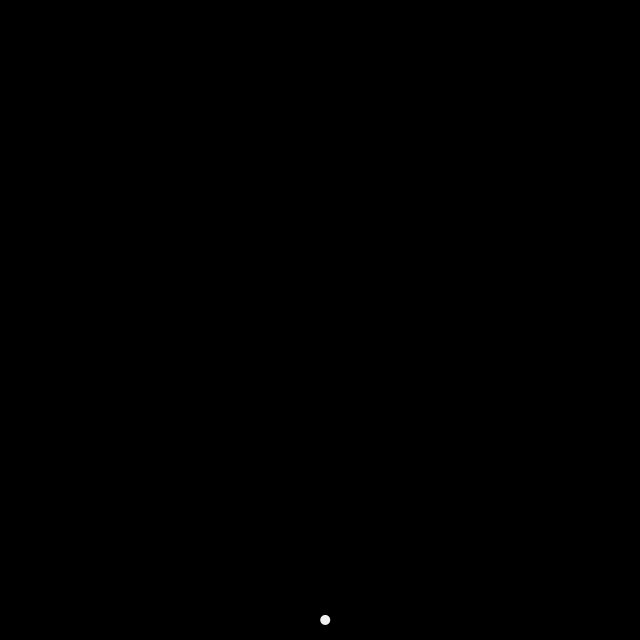
Frame 1 (no input)
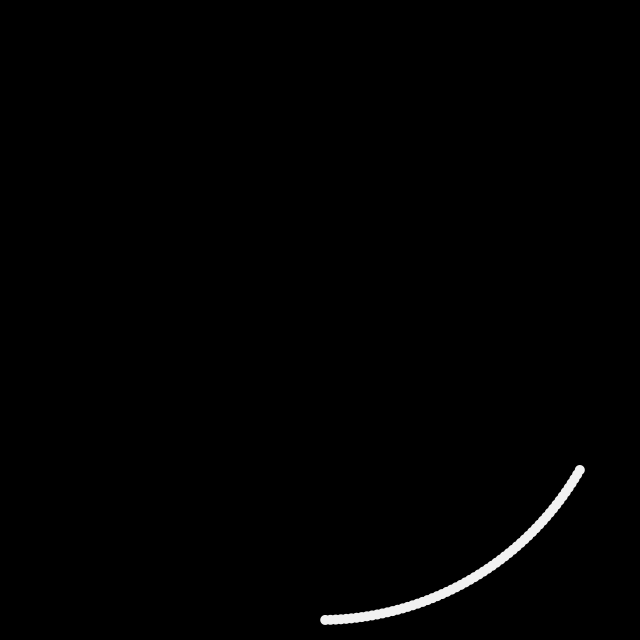
Frame 60 (the mouse pressed at the canvas centre just before this capture)
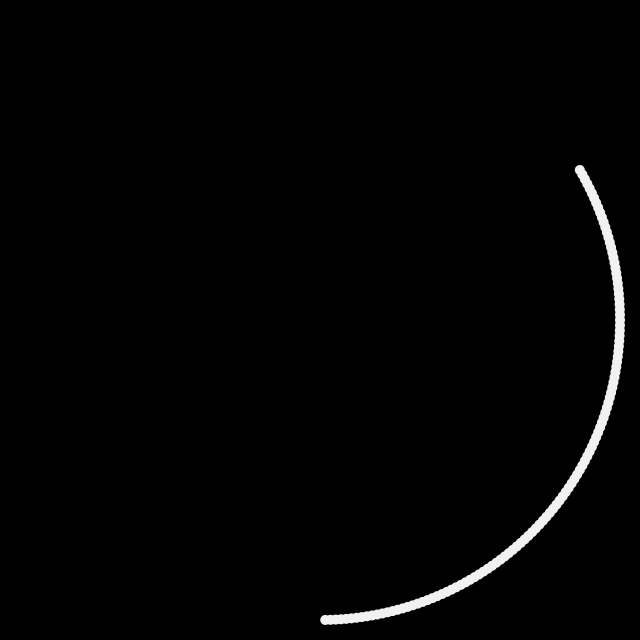
Frame 120 (the mouse held since frame 60 and released just before this capture)

The Processing sketch that drew these frames (run headless with seeded random() and noise(); from frame 60 on, the mouse is pressed at the canvas centre):

// Processing sketch: build
// ── build.pde
/*
 * drawing a circle with sin() & cos()
 */

void setup() {
  size(640, 640);
  background(0);
  rectMode(CENTER);
  fill(#f1f1f1);
  noStroke();
}

void draw () {
  float wave_x = sin(radians(frameCount)) * 300;
  float wave_y = cos(radians(frameCount)) * 300;
  ellipse(width/2 + wave_x, height/2 + wave_y, 10, 10);
}
